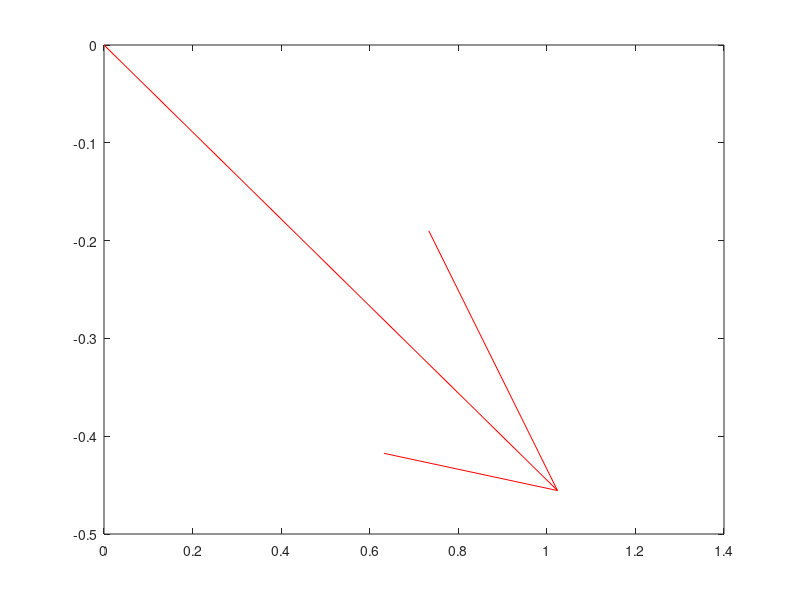

MATLAB code for this plot: (Note: this script raises an error after producing the figure.)
clear; close all; clc;

%interpolazione dati
%..

c_p     = 2742.2380 ;      % c_p gas generator from interpolation
T_gg    = 1062;  % K
p_in    = 63.43; % bar
eps     = 16.4;
p_e     = p_in/eps;
o_f     = 0.416; %
g       = 1.128179;
C_zero  = sqrt(2*c_p*T_gg * (1 - (1/eps)^((g-1)/g) ));
mdot    = 77.92;
omega   = 574.7;
eta     = 0.605;
pwr     = 39.45*1e6; %watt

%pitch line velocity (omega * R_turbina)
U         = 256; %m/s
r_turb    = U/omega; %raggio turbina-rotore (torna con manuale nasa)
vel_ratio = U/C_zero;
psi       = 0.5*(C_zero/U)^2;

% ipotesi nostre - nozzle turbina
k_n = 0.89; % valore più basso dato da AIAA per calcolare c_1 (velocità 
            % assoluta in uscita dai nozzle)
eta_n  = k_n^2;
 eta_m = eta/eta_n;
C_1 = k_n * C_zero;
q_n = ((1 - k_n^2) * C_1^2) / (k_n); % nozzle reheat
eps_n = 0.95; %from AIAA

alfa_1     = acos(4*U/C_1);
alfa_1_deg = alfa_1*(180/pi);

% diagrammi di velocità (km/s)
% criteri di progetto: vogliamo che il vettore uscente dalla turbina sia
% piccolo, e assiale (90 gradi), assumiamo che ogni stadio abbia una
% perdita dovuta a attrito di k = ...

figure;
q1 = quiver(0,0,1e-3*C_1*cos(alfa_1), 1e-3*C_1*sin(-alfa_1),1,'r');
q1.MaxHeadSize = 0.05;
%gtext('U_1')
hold on
C_1_vec =1e-3 * [C_1*cos(-alfa_1), C_1*sin(-alfa_1)];
U_vec   = 1e-3*[U, 0];
V_1_vec = C_1_vec - U_vec;
V_1     = norm(V_1_vec);
beta_1  = acos(V_1_vec(1,1)/V_1);
beta_1_deg = beta_1*180/pi;
q2 = quiver(0,0, V_1*cos(-beta_1), V_1*sin(-beta_1),1,'r');
q2.MaxHeadSize = 0.09;
q3 = quiver(V_1*cos(-beta_1), V_1*sin(-beta_1), 1e-3*U, 0, 1, 'b');
q2.MaxHeadSize = 0.08;
grid on
grid minor
plot(linspace(-0.5, 1.5, 100), C_1_vec(2)*ones(100,1), ':r', 'LineWidth',1);

eta_vel = 0.7;

% V_2 = eta_vel * V_1;
% V_3 = eta_vel * V_2;
% V_4 = eta_vel * V_3;

V_2 = eta_vel * V_1;
%C_3 = eta_vel * C_2;
%V_4 = eta_vel * V_3;

%vincolo uscita
alfa_4 = 79*pi/180;

dh_iso_tot = c_p * T_gg * (1 - (1/eps)^((g-1)/g));
dh_real    = pwr/mdot;

%e_tot = U*(C_1*cos(alfa_1) + C_2*cos(alfa_2) + C_3*cos(alfa_3) +
%C_4*cos(alfa_4)) con alfa_3 = alfa_1 , alfa_2 incognita e alfa_4 = 90;
alfa_3 = alfa_1;
beta_3 = beta_1;

%alfa_2 = acos(dh_real/(U*C_2) - (C_1*cos(alfa_1) + C_3*cos(alfa_3) + C_4*cos(alfa_4))/C_2 );
beta_2 = acos((1/(eta_vel*1e3*V_1)) *  (dh_real/U - V_1*1e3*cos(beta_1) - 0.9*V_2*1e3*cos(beta_3) - U));

% C_2_vec = 1e-3*[C_2*cos(alfa_2 + pi), C_2*sin(alfa_2 + pi)];
% V_2_vec = C_2_vec - U_vec;
V_2_vec = [V_2*cos(beta_2 + pi), V_2*sin(beta_2 + pi)];
C_2_vec = V_2_vec + U_vec;

% C_3_vec = 1e-3*[C_3*cos(-alfa_3), C_3*sin(-alfa_3)];
% V_3_vec = C_3_vec - U_vec;
V_3 = 0.9*V_2;
V_3_vec = [V_3*cos(-beta_3), V_3*sin(-beta_3)];
C_3_vec = V_3_vec + U_vec;

V_4 = eta_vel * norm(V_3_vec);
beta_4 = acos(1e-3*U/(V_4));
% C_4_vec = 1e-3*[C_4*cos(pi + alfa_4), C_4*sin(pi + alfa_4)];
% V_4_vec = C_4_vec - U_vec;
V_4_vec = [V_4*cos(pi + beta_4), V_4*sin(pi + beta_4)];
C_4_vec = V_4_vec + U_vec;


q4 = quiver(V_1_vec(1), V_1_vec(2), C_2_vec(1), C_2_vec(2), 1, 'r');
q4.MaxHeadSize = 0.09;
q5 = quiver(V_1_vec(1), V_1_vec(2), V_2_vec(1), V_2_vec(2), 1, 'r');
q5.MaxHeadSize = 0.09;
q6 = quiver(V_1_vec(1) + V_2_vec(1), V_1_vec(2) + V_2_vec(2), 1e-3*U, 0, 1, 'b');
q6.MaxHeadSize = 0.08;

q7 = quiver(V_1_vec(1) + C_2_vec(1), V_1_vec(2) + C_2_vec(2), C_3_vec(1), C_3_vec(2), 1, 'r');
q7.MaxHeadSize = 0.09;
q8 = quiver(V_1_vec(1) + C_2_vec(1), V_1_vec(2) + C_2_vec(2), V_3_vec(1), V_3_vec(2), 1, 'r');
q8.MaxHeadSize = 0.09;
q9 = quiver(V_1_vec(1) + C_2_vec(1) + V_3_vec(1), V_1_vec(2) + C_2_vec(2) + V_3_vec(2), 1e-3*U, 0, 1, 'b');
q9.MaxHeadSize = 0.08;

q10 = quiver(V_1_vec(1) + C_2_vec(1) + V_3_vec(1), V_1_vec(2) + C_2_vec(2) + V_3_vec(2), C_4_vec(1), C_4_vec(2), 1, 'r');
q10.MaxHeadSize = 0.09;
q11 =quiver(V_1_vec(1) + C_2_vec(1) + V_3_vec(1), V_1_vec(2) + C_2_vec(2) + V_3_vec(2), V_4_vec(1), V_4_vec(2), 1, 'r');
q11.MaxHeadSize = 0.09;
q12 = quiver(V_1_vec(1) + C_2_vec(1) + V_3_vec(1) + V_4_vec(1), V_1_vec(2) + C_2_vec(2) + V_3_vec(2) + V_4_vec(2), 1e-3*U, 0, 1, 'b');
q12.MaxHeadSize = 0.08;

plot(linspace(-0.5, 1.5, 100),(C_1_vec(2) + C_2_vec(2))*ones(100,1), ':r', 'LineWidth',1);
plot(linspace(-0.5, 1.5, 100), (C_1_vec(2) + C_2_vec(2) + C_3_vec(2))*ones(100,1), ':r', 'LineWidth',1);
plot(linspace(-0.5, 1.5, 100), (C_1_vec(2) + C_2_vec(2) + C_3_vec(2) + C_4_vec(2))*ones(100,1), ':r', 'LineWidth',1);


